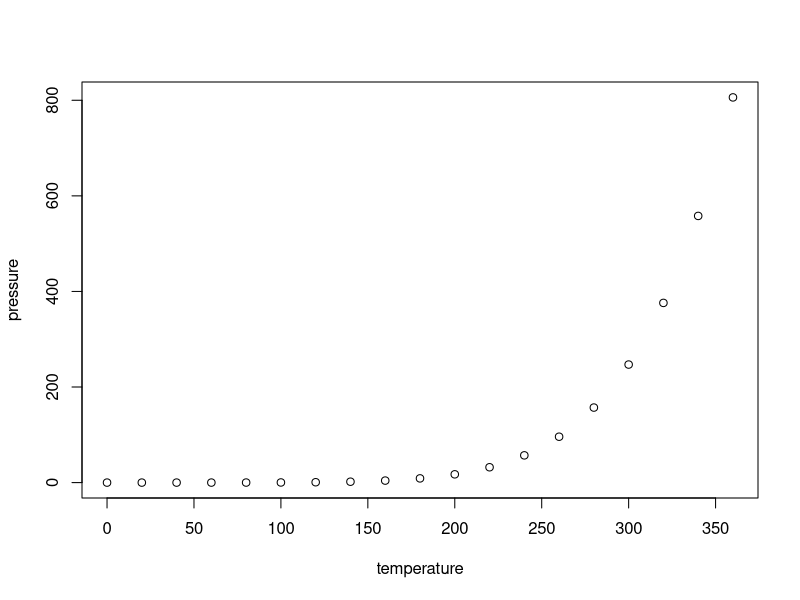
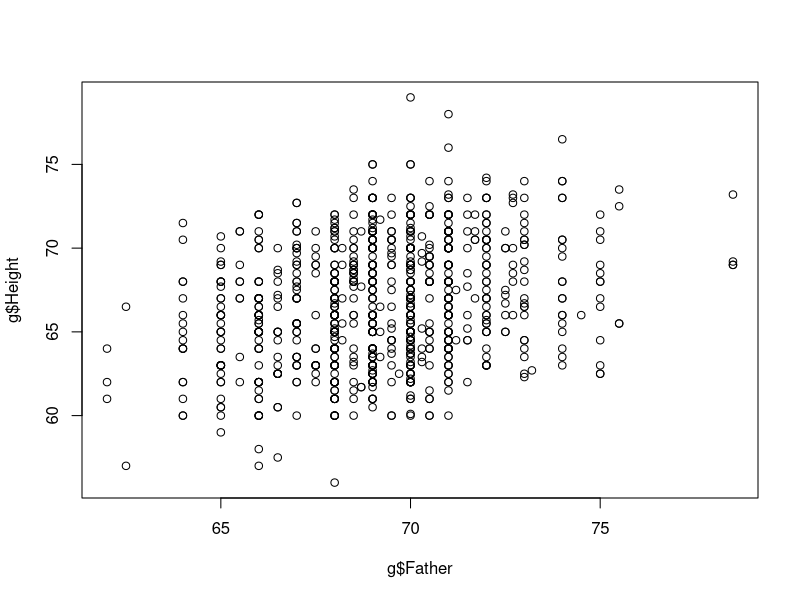

Here is the R script that generated these plots, in order:
## ---- chunk 1
knitr::opts_chunk$set(echo = TRUE)
## ---- chunk 2
summary(cars)
## ---- chunk 3
plot(pressure)
## ---- chunk 4
# Set the path where data is present
#setwd("")
## ---- chunk 5
#7 sep 2019
# Predict chidrens height # 7% variances is explained by fathers height
x<- c(-4,-2,2,4,10)
y<- c(-2,4,2,6,8)
## ---- chunk 6
summary(lm(y~x))

## ---- chunk 7

#g<-read.csv(sprintf("galton.csv"))
g <- read.csv("galton.csv")
head(g)
## ---- chunk 8
lr1=lm(Height ~ Father, data = g)
summary(lr1)
## ---- chunk 9
plot(g$Father, g$Height)
## ---- chunk 10
summary(lm(formula=Height ~ Father, data=g))

## ---- chunk 11
gm=g[g$Gender=="M",] # subsetting and keeping male children data only
summary(lm(gm$Height~gm$Father))
## ---- chunk 12
gf=g[g$Gender=="F",] # subsetting and keeping female children data only
summary(lm(gf$Height~gf$Father))
## ---- chunk 13
#Combined gender differentiating model
summary(lm(data=g,formula=Height ~ Father+factor(Gender))) 
## ---- chunk 14
anova(lm(data=g,formula=Height ~ Father+factor(Gender)))
873.1/10642
873.1+10642
873.1/11515.1
## ---- chunk 15
#combined 
anova(lm(data=g,formula=Height ~ Father+factor(Gender)))
872.1+6002.6+4639.4
## ---- chunk 16

